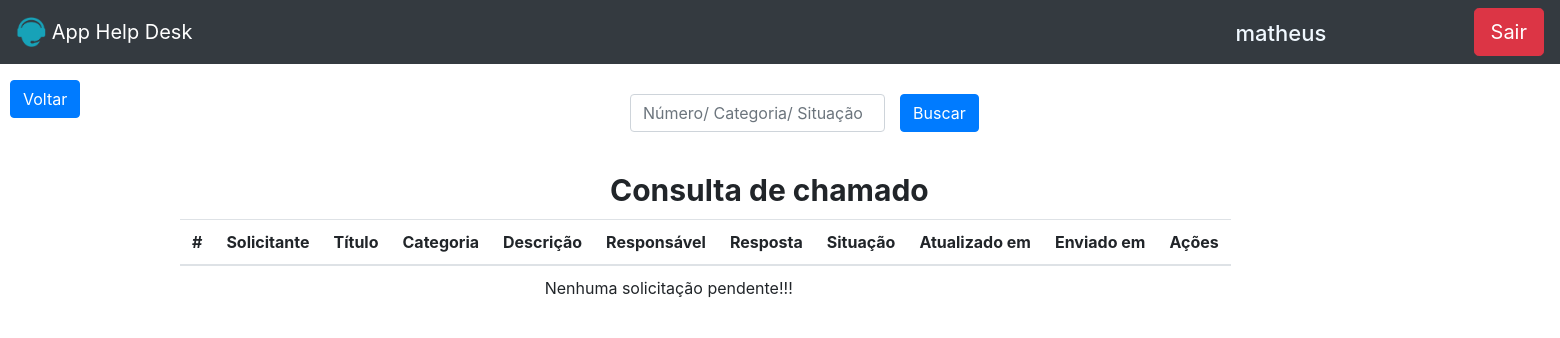
Page /php/meus_chamados.php (signed in) on the earlier database version.
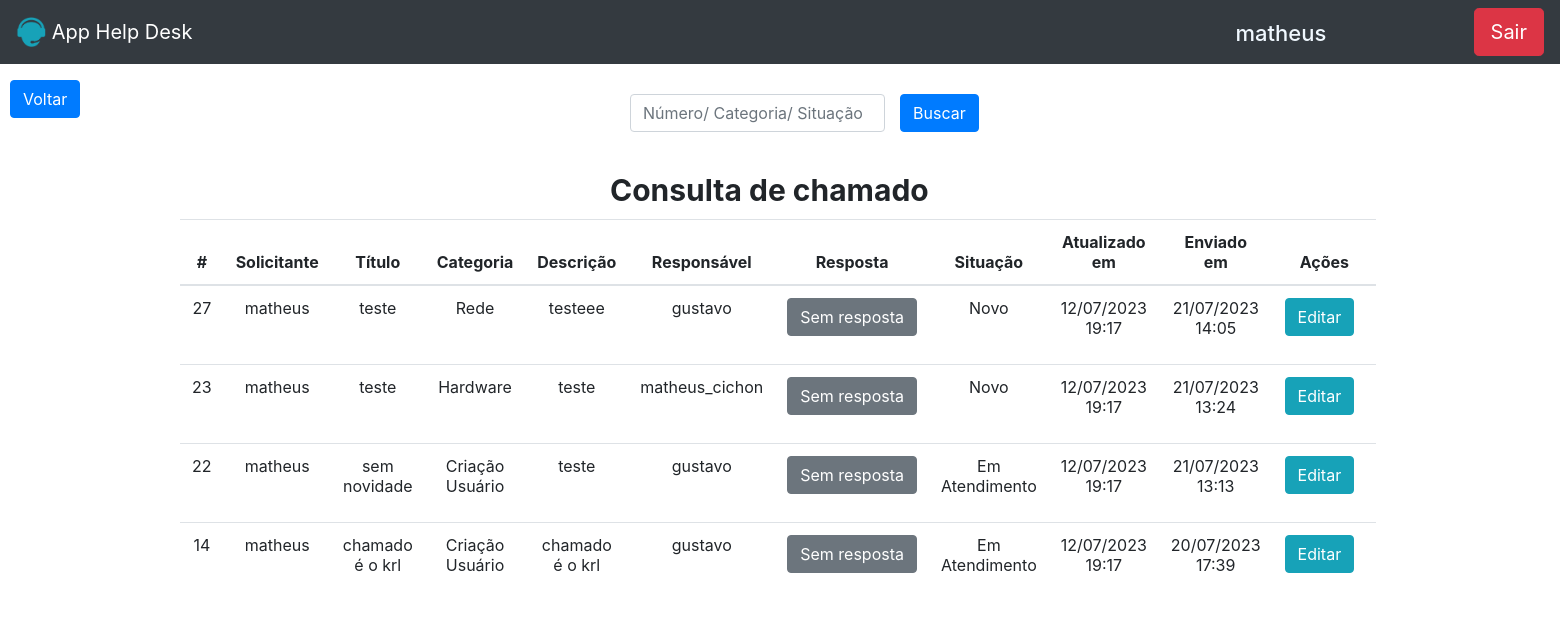
Same page on the later database version.
### tables this page shows
CREATE TABLE IF NOT EXISTS `tb_pedidos` (
  `id` int NOT NULL AUTO_INCREMENT,
  `usuario` varchar(50) NOT NULL,
  `titulo` varchar(45) NOT NULL,
  `categoria` varchar(45) NOT NULL,
  `descricao` varchar(100) NOT NULL,
  `responsavel` varchar(25) DEFAULT NULL,
  `respostas` varchar(255) DEFAULT NULL,
  `situacao` varchar(45) NOT NULL,
  `dta_criacao` timestamp NULL DEFAULT CURRENT_TIMESTAMP,
  `dta_atualizacao` timestamp NOT NULL DEFAULT CURRENT_TIMESTAMP ON UPDATE CURRENT_TIMESTAMP,
  PRIMARY KEY (`id`)
);

### php/meus_chamados.php (the view, shortened to what this page needs)
<?php
include_once('config.php');
 $usuario = $_SESSION['usuario'] ;
if(!empty($_GET['search']))
{
    $data = $_GET['search'];
    $sql = "SELECT * FROM tb_pedidos WHERE id = '$data' or categoria LIKE '%$data%' or situacao = '%$data%' ORDER BY id DESC ";
} else {
$sql = "SELECT * FROM tb_pedidos where usuario ='$usuario' and
situacao != 'finalizado'  ORDER BY id DESC ";
}
$result = $conexao->query($sql);
?>
<html>
<head>
  <link rel="stylesheet" href="https://maxcdn.bootstrapcdn.com/bootstrap/4.0.0/css/bootstrap.min.css">
</head>
<body>
  <?php
  require_once 'header.php';
  ?>
  <div id='filtro'>
    <input type="search" class="form-control"  id="pesquisar" placeholder="Número/ Categoria/ Situação"  autofocus autocomplete="on">
    <button onclick="searchData()" class="btn btn-primary" id="btn">Buscar</button>
  </div>
  <?php
  switch ($_SESSION['nivel']) {
    case '2':
      echo " <a class='btn btn-primary' id='voltar' href='admin.php' name='voltar' type='button' data-toggle='tooltip' data-placement='right' title='Página inicial'>Voltar</a>";
          break;
    }
  ?>
  <div class="container">
    <div class="row">
    <div class="card-consultar-chamado">
             <p id="titulo"><strong>Consulta de chamado<strong></p>
          </div>
          <table class="table">
            <thead>
              <tr>
              <th>#</th>
                <th>Solicitante</th>
                <th>Título</th>
                <th>Categoria</th>
                <th>Descrição</th>
                <th>Responsável</th>
                <th>Resposta</th>
                <th>Situação</th>
                <th>Atualizado em</th>
                <th>Enviado em</th>
                <th>Ações</th>
              </tr>
            </thead>
            <?php
            if ($result->num_rows == 0) {
              echo '<td colspan="10">';
              echo "Nenhuma solicitação pendente!!!</td>";
            }
            while ($user_data = mysqli_fetch_assoc($result)) {
              $data_atua = explode(' ', $user_data['dta_atualizacao']);
              $hora1 = $data_atua[1];
              $data_atualiza = explode('-',  $data_atua[0]);
              $data_atualiza = array_reverse($data_atualiza);
              $data_atualiza = implode('/', $data_atualiza);
              $data = explode(' ', $user_data['dta_criacao']);
              $hora = $data[1];
              $space = ' ';
              $data_criacao = explode('-',  $data[0]);
              $data_criacao = array_reverse($data_criacao);
              $data_criacao = implode('/', $data_criacao);
              echo "<tr>";
              echo "<td>" . $user_data['id'] . "</td>";
              echo "<td>" . $user_data['usuario'] . "</td>";
              echo "<td>" . $user_data['titulo'] . "</td>";
              echo "<td>" . $user_data['categoria'] . "</td>";
              echo "<td>" . $user_data['descricao'] . "</td>";
              echo "<td>" . $user_data['responsavel'] . "</td>";
              if($user_data['respostas'] == "") {
                echo "<td><p class='btn  btn-secondary'>Sem resposta</p></td>";
              } else {
                  echo "<td><a class='btn btn-primary' href='respondido.php?id=$user_data[id]'>ver resposta</a></td>";
              }
              echo "<td>" . $user_data['situacao'] . "</td>";
              echo "<td>" . $data_atualiza . $space . substr($hora1, 0, 5) . "</td>";
              echo "<td>" . $data_criacao . $space . substr($hora, 0, 5) . "</td>";
              echo "<td><a class='btn btn-info' href='edita.php?id=$user_data[id]'>Editar</a></td>";
            }
            ?>
        </div>
      </div>
</body>
</html>

### php/header.php (shortened to what this page needs)
<!DOCTYPE html>
<html lang="en">
<head>
  <link rel="stylesheet" href="https://maxcdn.bootstrapcdn.com/bootstrap/4.0.0/css/bootstrap.min.css">
</head>
<body>
  <header>
    <nav class="navbar navbar-dark bg-dark">
      <?php
      switch ($_SESSION['nivel']) {
        case '2':
          echo " <a class='navbar-brand' href='admin.php' data-toggle='tooltip' data-placement='right' title='Início'>
        <img src='/desk/img/logo.png' width='30' height='30' class='d-inline-block align-top'>
        App Help Desk
      </a>";
          break;
      }
       $usuario = $_SESSION['usuario'];
       echo "<h2 color: white;>$usuario</h2>"
      ?>
      <a href="sair.php" class="btn  btn-lg btn-danger  me-2" data-toggle="tooltip" data-placement="right" title="Deslogar?" onclick="return confirm('Tem certeza que deseja sair?')">Sair</a>
    </nav>
  </header>
</body>
</html>

### php/meus_chamados.php (style rules this page uses)
.table { background-color: aliceblue; margin: auto; text-align: center; width: 100px; position: relative; right: 30px; bottom: 80px; }
.card-consultar-chamado { position: relative; right: 50px; bottom: 70px; border: 0px; }
#titulo { position: relative; left: 450px; font-size: 30px; }
#filtro { position: relative; left: 600px; padding: 30px; }
#pesquisar { width: 255px; }
#btn { position: relative; left: 270px; bottom: 38px }
#voltar { position: relative; left: 10px; bottom: 120px; }
body { overflow-x: hidden; }
td>a { display: inline; width: max-content; margin-right: 10px; }
td { width: 190px; }
td:nth-child(8) { width: 350px; }

### php/header.php (style rules this page uses)
.navbar-brand { position: relative; }
h2 { color: aliceblue; font-size: 22px; position: relative; left: 440px; top: 5px; }

Differences in the rows shown:
added tb_pedidos: id "27", usuario "matheus", titulo "teste", categoria "Rede", descricao "testeee", responsavel "gustavo", shows "Sem resposta", situacao "Novo", dta_atualizacao "12/07/2023", dta_atualizacao "19:17", dta_criacao "21/07/2023", dta_criacao "14:05"
added tb_pedidos: id "23", usuario "matheus", titulo "teste", categoria "Hardware", descricao "teste", responsavel "matheus_cichon", shows "Sem resposta", situacao "Novo", dta_atualizacao "12/07/2023", dta_atualizacao "19:17", dta_criacao "21/07/2023", dta_criacao "13:24"
added tb_pedidos: id "22", usuario "matheus", titulo "sem novidade", categoria "Criação Usuário", descricao "teste", responsavel "gustavo", shows "Sem resposta", situacao "Em Atendimento", dta_atualizacao "12/07/2023", dta_atualizacao "19:17", dta_criacao "21/07/2023", dta_criacao "13:13"
added tb_pedidos: id "14", usuario "matheus", titulo "chamado é o krl", categoria "Criação Usuário", descricao "chamado é o krl", responsavel "gustavo", shows "Sem resposta", situacao "Em Atendimento", dta_atualizacao "12/07/2023", dta_atualizacao "19:17", dta_criacao "20/07/2023", dta_criacao "17:39"
Other differences:
text no longer shown: "Nenhuma solicitação pendente!!!"
